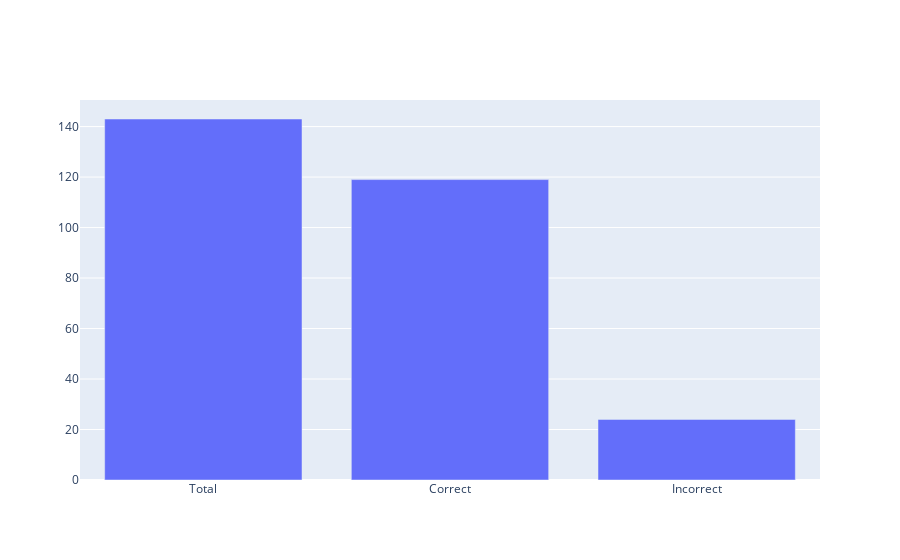

Source (notebook cell):
### Code cell
# add in graphics -
total  = len(model_101)
correct = model_101.count('0')
incorrect =model_101.count('1')
data1 = [total, correct, incorrect]
        

risk=['Total','Correct', 'Incorrect']
fig = go.Figure(data=[go.Bar(name='Model 101 data', x=risk, y=data1)])

# Change the bar mode
fig.update_layout(barmode='group')
print('Full Model 101 Data Distribution')
fig.show()

### Figure 1 — Plotly figure (JSON) as saved in the notebook; plotly's stock layout.template omitted (floating-point values rounded to 4 significant figures)
{"data": [{"name": "Model 101 data", "type": "bar", "x": ["Total", "Correct", "Incorrect"], "y": [143, 119, 24]}], "layout": {"barmode": "group"}}
